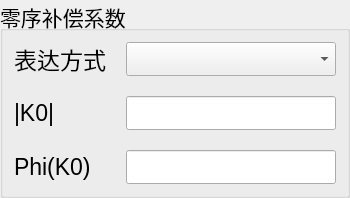
        <widget class="QGroupBox" name="m_pModeGroupBox_2">
         <property name="font">
          <font>
           <pointsize>16</pointsize>
          </font>
         </property>
         <property name="title">
          <string>零序补偿系数</string>
         </property>
         <layout class="QVBoxLayout" name="verticalLayout_15" stretch="0">
          <property name="spacing">
           <number>20</number>
          </property>
          <item>
           <layout class="QGridLayout" name="gridLayout_9">
            <item row="2" column="0" colspan="2">
             <widget class="QLabel" name="m_pLabAngKx">
              <property name="font">
               <font>
                <pointsize>17</pointsize>
               </font>
              </property>
              <property name="text">
               <string>Phi(K0)</string>
              </property>
             </widget>
            </item>
            <item row="2" column="2" colspan="2">
             <widget class="QSettingLineEdit" name="m_pEditAngKx">
              <property name="font">
               <font>
                <pointsize>17</pointsize>
               </font>
              </property>
             </widget>
            </item>
            <item row="1" column="2" colspan="2">
             <widget class="QSettingLineEdit" name="m_pEditKlKr">
              <property name="font">
               <font>
                <pointsize>17</pointsize>
               </font>
              </property>
             </widget>
            </item>
            <item row="0" column="0" colspan="2">
             <widget class="QLabel" name="m_pLabK0Mode">
              <property name="font">
               <font>
                <pointsize>17</pointsize>
               </font>
              </property>
              <property name="text">
               <string>表达方式</string>
              </property>
             </widget>
            </item>
            <item row="1" column="0" colspan="2">
             <widget class="QLabel" name="m_pLabKlKr">
              <property name="font">
               <font>
                <pointsize>17</pointsize>
               </font>
              </property>
              <property name="text">
               <string>|K0|</string>
              </property>
             </widget>
            </item>
            <item row="0" column="2" colspan="2">
             <widget class="QComboBox" name="m_pCmbK0Mode">
              <property name="font">
               <font>
                <pointsize>17</pointsize>
               </font>
              </property>
             </widget>
            </item>
           </layout>
          </item>
         </layout>
        </widget>
